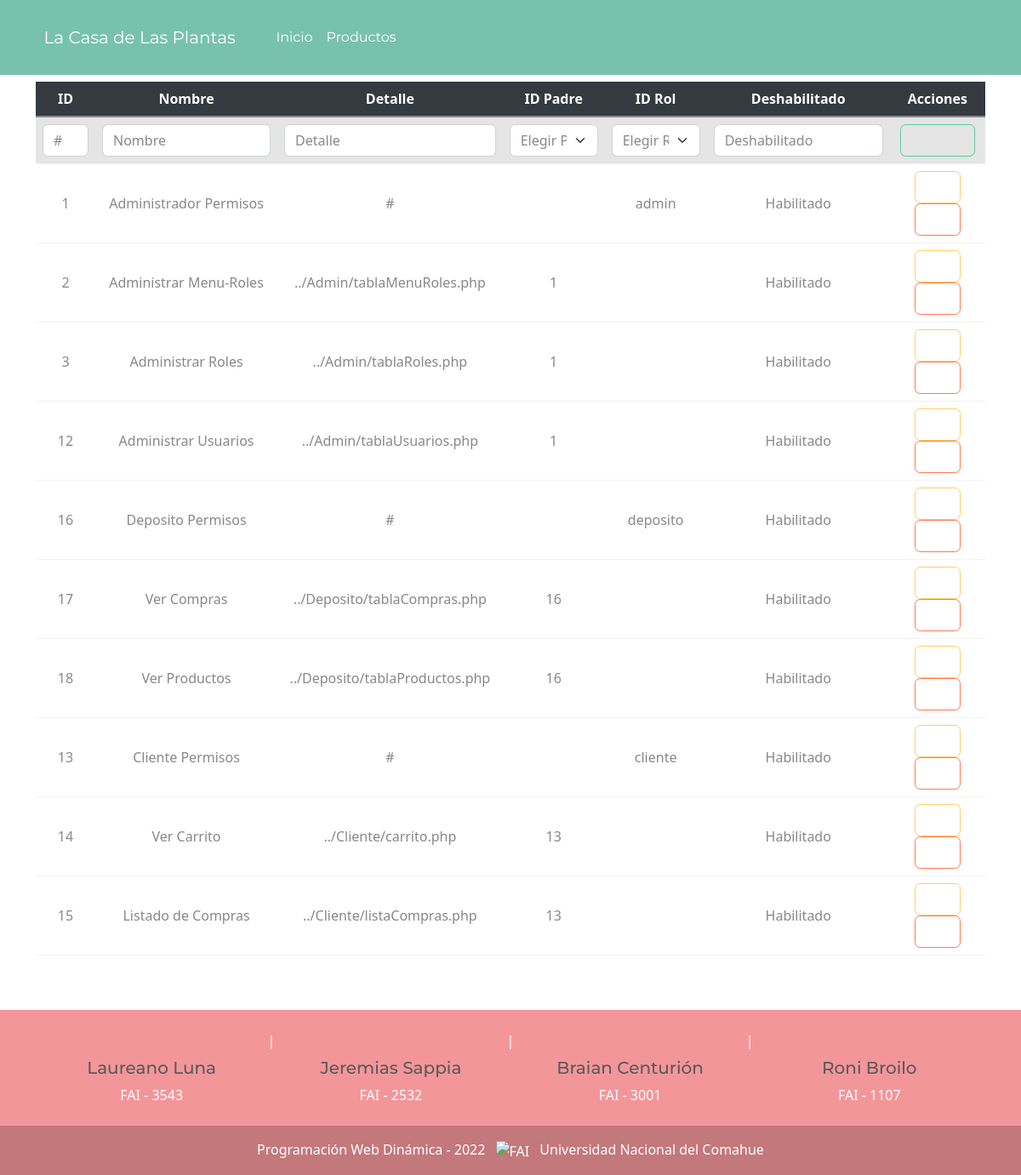
The app's page /Vista/Admin/tablaMenuRoles.php (signed in), older data.
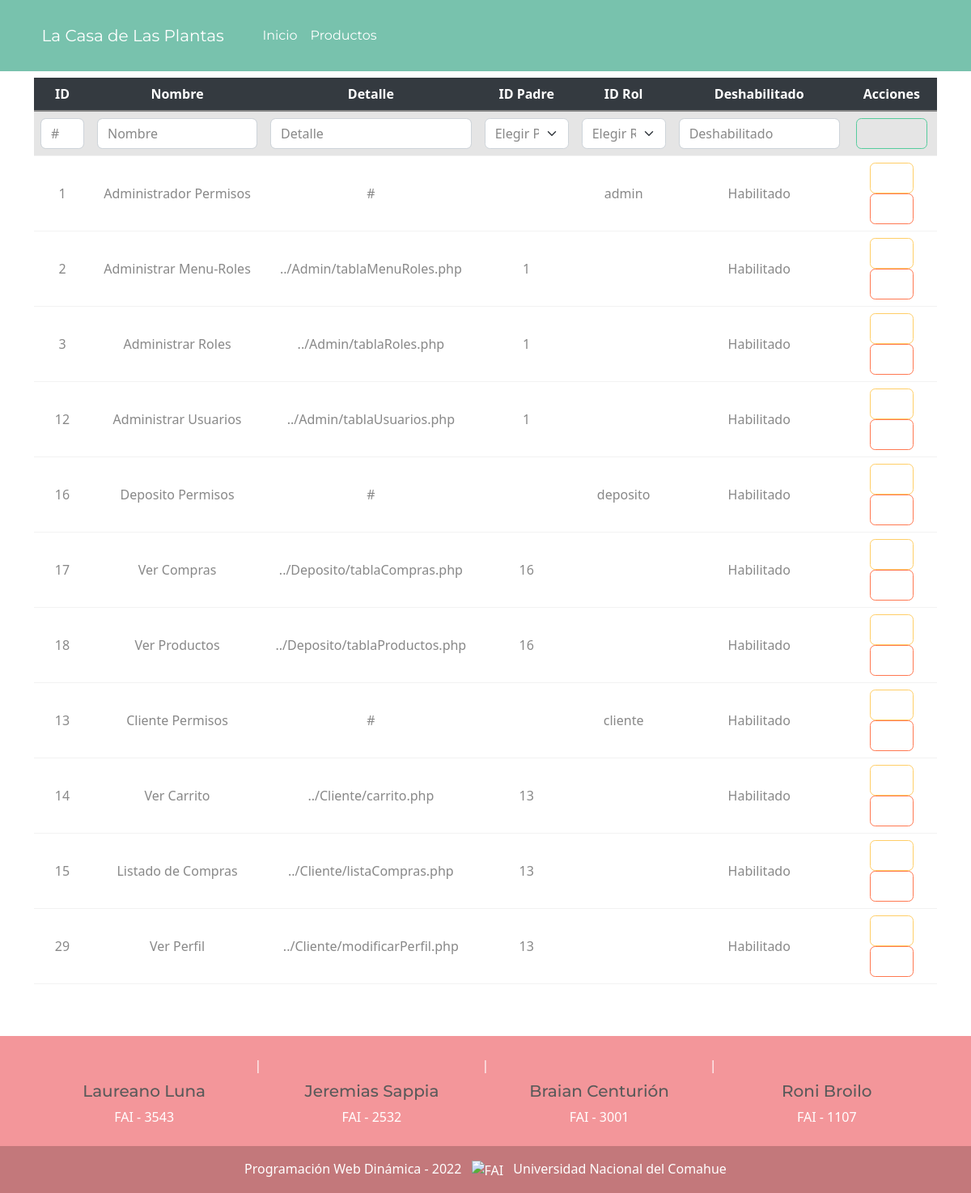
The same page, newer data.
### tables this page shows
CREATE TABLE `menu` (
  `idmenu` bigint(20) NOT NULL,
  `menombre` varchar(50) NOT NULL COMMENT 'Nombre del item del menu',
  `medescripcion` varchar(124) NOT NULL COMMENT 'Descripcion mas detallada del item del menu',
  `idpadre` bigint(20) DEFAULT NULL COMMENT 'Referencia al id del menu que es subitem',
  `medeshabilitado` timestamp NULL DEFAULT current_timestamp() COMMENT 'Fecha en la que el menu fue deshabilitado por ultima vez'
);

CREATE TABLE `rol` (
  `idrol` bigint(20) NOT NULL,
  `rodescripcion` varchar(50) NOT NULL
);

### Vista/Admin/tablaMenuRoles.php (the view, shortened to what the rows shown need)
<?php
include_once '../Estructura/cabecera.php';
if (!$sesion->verificarPermiso('../Admin/tablaMenuRoles.php')) {
    $mensaje = "No tiene permiso para acceder a este sitio.";
    echo "<script> window.location.href='../Home/index.php?mensaje=" . urlencode($mensaje) . "'</script>";
} else {
    $obj_ABM_Menu = new abmMenu();
    $arrayMenu = $obj_ABM_Menu->ObtenerMenu();
    if (count($arrayMenu) > 0) { ?>
        <div class="container my-2">
            <div class="table-responsive">
                <table class="table table-hover caption-top align-middle text-center" id="tablaMenu">
                    <thead class="table-dark">
                        <tr>
                            <th width="70">ID</th>
                            <th>Nombre</th>
                            <th>Detalle</th>
                            <th width="120">ID Padre</th>
                            <th width="120">ID Rol</th>
                            <th>Deshabilitado</th>
                            <th>Acciones</th>
                        </tr>
                    </thead>
                    <tbody class="table-group-divider">
                        <?php
                        foreach ($arrayMenu as $objMenu) {
                            $menu = $objMenu->getObjMenu();
                            $rol = $objMenu->getObjRol()
                        ?>
                            <tr>
                                <td><?php echo $menu->getID() ?></td>
                                <td><?php echo $menu->getMeNombre() ?></td>
                                <td><?php echo $menu->getMeDescripcion() ?></td>
                                <td><?php echo $menu->getObjMenuPadre() == NULL ? "" : $menu->getObjMenuPadre()->getID() ?></td>
                                <td><?php echo $rol->getRolDescripcion() ?></td>
                                <td><?php echo $menu->getMeDeshabilitado() == NULL || $menu->getMeDeshabilitado() == '0000-00-00 00:00:00'  ? 'Habilitado' : 'Desabilitado' ?></td>
                                <td>
                                    <a href="#" class="editar"><button class="btn btn-outline-warning"><i class="fa-solid fa-file-pen mx-2"></i></button></a>
                                    <?php if ($menu->getMeDeshabilitado() == NULL || $menu->getMeDeshabilitado() == '0000-00-00 00:00:00') {
                                        echo "<a href='#' class='deshabilitar'><button class='btn btn-outline-danger'><i class='fa-solid fa-trash mx-2'></i></button></a>";
                                    } else {
                                        echo "<a href='#' class='habilitar'><button class='btn btn-outline-success'><i class='fa-solid fa-trash mx-2'></i></button></a> ";
                                    } ?>
                                </td>
                            </tr>
                            <?php
                            $arregloHijos = $obj_ABM_Menu->tieneHijos($menu->getID());
                            if ($arregloHijos <> null) {
                                foreach ($arregloHijos as $hijo) { ?>
                                    <tr>
                                        <td><?php echo $hijo->getID() ?></td>
                                        <td><?php echo $hijo->getMeNombre() ?></td>
                                        <td><?php echo $hijo->getMeDescripcion() ?></td>
                                        <td><?php echo $menu->getID() != $hijo->getID() ? $menu->getID() : 'NULL'  ?></td>
                                        <td></td>
                                        <td><?php echo $hijo->getMeDeshabilitado() == NULL || $hijo->getMeDeshabilitado() == '0000-00-00 00:00:00' ? 'Habilitado' : 'Desabilitado' ?></td>
                                        <td>
                                            <a href="#" class="editar"><button class="btn btn-outline-warning"><i class="fa-solid fa-file-pen mx-2"></i></button></a>
                                            <?php if ($hijo->getMeDeshabilitado() == NULL || $hijo->getMeDeshabilitado() == '0000-00-00 00:00:00') {
                                                echo "<a href='#' class='deshabilitar'><button class='btn btn-outline-danger'><i class='fa-solid fa-trash mx-2'></i></button></a> ";
                                            } else {
                                                echo "<a href='#' class='habilitar'><button class='btn btn-outline-success'><i class='fa-solid fa-trash mx-2'></i></button></a> ";
                                            } ?>
                                        </td>
                                    </tr>
                                <?php
                                }
                                ?>
                        <?php
                            } else {
                            }
                        }
                        ?>
                    </tbody>
                </table>
            </div>
        </div>
<?php  }
}
include_once '../Estructura/pie.php'; ?>

Row changes from the older to the newer data that the page shows:
added menu: idmenu "29", menombre "Ver Perfil", medescripcion "../Cliente/modificarPerfil.php", idpadre.idmenu "13", shows "Habilitado"
